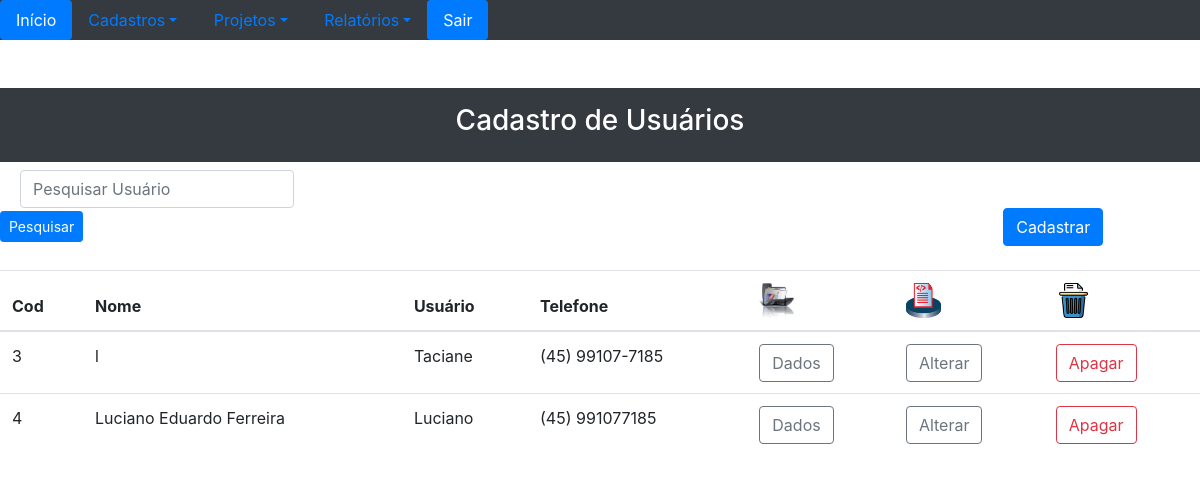
The page /visual/gridUsuario.php (signed in) on the database its author committed.
### tables this page shows
CREATE TABLE `usuarios_tbl` (
  `id` int(11) NOT NULL,
  `nomeUsuario` varchar(200) NOT NULL,
  `dtNasc` date NOT NULL,
  `telefone` varchar(30) NOT NULL,
  `celular` varchar(30) NOT NULL,
  `contato` varchar(50) NOT NULL,
  `endereco` varchar(200) NOT NULL,
  `numero` varchar(30) NOT NULL,
  `cep` varchar(20) NOT NULL,
  `bairro` varchar(150) NOT NULL,
  `complemento` varchar(150) NOT NULL,
  `cidade` varchar(150) NOT NULL,
  `uf` varchar(3) NOT NULL,
  `cpfcnpj` varchar(30) NOT NULL,
  `rginsest` varchar(30) NOT NULL,
  `usuario` varchar(30) NOT NULL,
  `senha` varchar(50) NOT NULL,
  `tipoUsuario` varchar(20) NOT NULL,
  `status` varchar(20) NOT NULL
);

### visual/gridUsuario.php (the view, shortened to what this page needs)
<!DOCTYPE html>
<html lang="pt-br">
<head>
<link rel="stylesheet" href="../bootstrap/css/bootstrap.min.css">
<link rel="stylesheet" href="fonts/font-awesome.min.css">
</head>
    <body>
        <div class="p-3 mb-2 bg-dark text-white"><h3 class="text-center">Cadastro de Usuários</h3></div>
        <form class="form-inline" name="pesquisar" action="pesquisar">
            <input style="margin-left: 20px;" class="form-control mr-sm-2" type="search" placeholder="Pesquisar Usuário" aria-label="Search">
            <button style="margin-right: 920px;" class="btn btn-primary btn-sm" type="submit">Pesquisar</button>
            <a style="margin-right: 20px;" href="frmUsuarios.php?op=cadastrar" class="btn btn-primary">Cadastrar</a>
        </form>
        <br/>
        <table class="table">
        <form>
            <thead>
                <tr>
                    <th scope="col">Cod</th>
                    <th scope="col">Nome</th>
                    <th scope="col">Usuário</th>
                    <th scope="col">Telefone</th>
                    <th scope="col"><img src="../img/pasta_dados.png" width="35px" height="35px"></th>
                    <th scope="col"><img src="../img/ficha3.png" width="35px" height="35px"></th>
                    <th scope="col"><img src="../img/trash.png" width="35px" height="35px"></th>
                </tr>
            </thead>
            <tbody>
            <?php
                $pdo = Database::connect();
                $pdo->setAttribute(PDO::ATTR_ERRMODE, PDO::ERRMODE_EXCEPTION);
                $sql = "SELECT id, nomeUsuario, usuario, celular  FROM usuarios_tbl WHERE status='Ativo' ORDER BY nomeUsuario ASC";
                foreach ($pdo->query($sql) as $row) {
                         echo '<tr>';
                         echo '<td>'. $row['id'] . '</td>';
                         echo '<td>'. $row['nomeUsuario'] . '</td>';
                         echo '<td>'. $row['usuario'] . '</td>';
                         echo '<td>'. $row['celular'] . '</td>';
            ?>
                <td>
                    <?php
                        echo '<a class="btn btn-outline-secondary" href="dadosUsuario.php?UsrData='. $row['id'] . '">Dados</a>';
                    ?>
                </td>
                <td>
                    <?php
                        echo '<a class="btn btn-outline-secondary" href="frmUsuarios.php?UsrData='. $row['id'] . '&op=alterar">Alterar</a>';
                    ?>
                </td>
                <td>
                    <form name="frmApagar" action="../classes/operacoesUsuarios.php" method="post">
                        <input class="btn btn-outline-danger" type="submit" value="Apagar">
                    </form>
                </td>
            <tr>
            <?php  }
                ?>
            </tbody>
        </table>
    </body>
</html>

### rows shown on the page
usuarios_tbl: id "3", nomeUsuario "l", usuario "Taciane", celular "(45) 99107-7185"
usuarios_tbl: id "4", nomeUsuario "Luciano Eduardo Ferreira", usuario "Luciano", celular "(45) 991077185"
